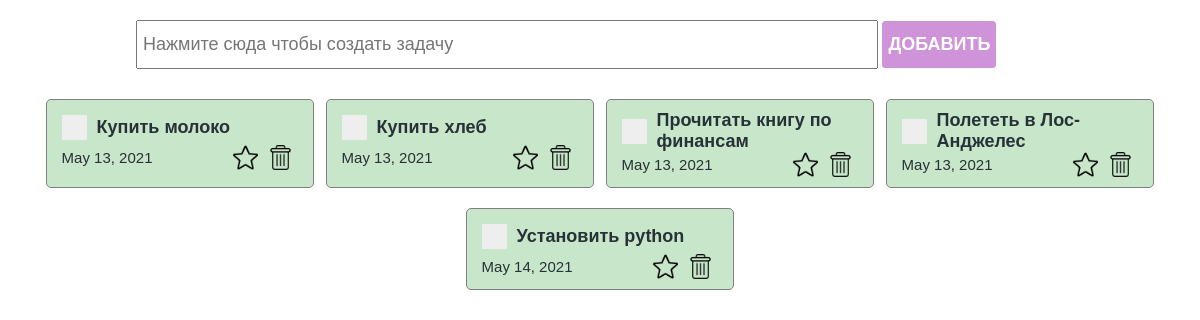
The app's page /test/, older data.
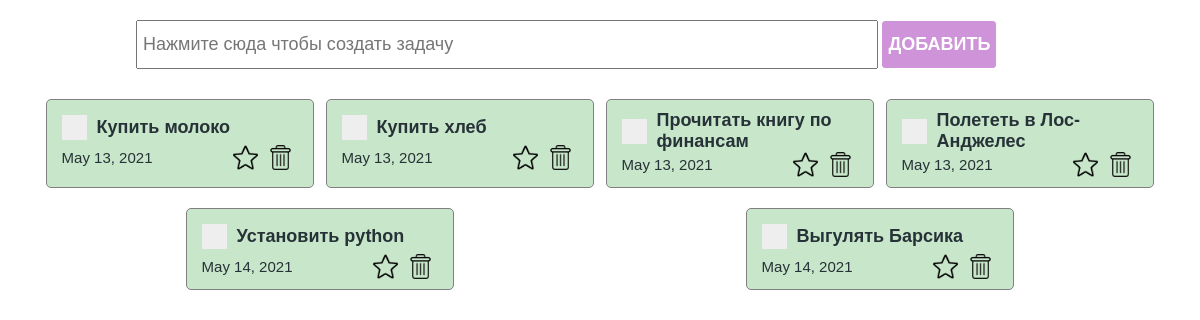
The same page, newer data.
### main/models.py (models this page shows)
class ToDo(models.Model):
    text = models.CharField(max_length=100) # Поле для хранения текста
    created_at  = models.DateField(auto_now_add = True) # Для хранения даты будет добавлятся автоматически
    is_done_task = models.BooleanField(default = False)
    is_favorite = models.BooleanField(default = False)

### main/views.py (the view)
# urls.py: path("test/", test, name="test"),
def test(request):
    todo_list = ToDo.objects.all() # Записываем все это в todo_list
    return render(request, "test.html",{"todo_list":todo_list})

### main/templates/test.html (shortened to what this page needs)
{% load static %}
<!DOCTYPE html>
<html lang="en">
<head>
    <link href="{% static 'styles/index.css' %}" rel="stylesheet">
    <link href="{% static 'styles/checkbox.css' %}" rel="stylesheet">
</head>
<body>
     <section>
            <div class="create_container">
                <input class="create_input" type="text" placeholder="Нажмите сюда чтобы создать задачу"/>
                <button class="create_button">Добавить</button>
            </div>
            <div class="todo_container">
                {% for i in todo_list  %}
                <div class="todo_item">
                    <div class="todo_item_header">
                        <label class="checkbox_container">
                            <span class="checkmark"></span>
                        </label>
                        <h4>{{ i.text }}</h4>
                    </div>
                    <div class="todo_item_footer">
                       <p>{{ i.created_at }} </p>
                       <div class="action_buttons">
                            <img src="./icons/inactive_star.png" />
                            <img src="./icons/delete.png" />
                       </div>
                    </div>
                </div>
                {% endfor %}
            </div>
        </section>
</body>
</html>

### main/static/styles/index.css (style rules this page uses)
* { box-sizing: border-box; margin: 0; padding: 0; color: #263238; }
section { width: 100%; padding:20px; display: flex; flex-direction: column; align-items: center; }
.create_container { width: 80%; }
.create_input { padding:12px 5px; font-size: 18px; width: 80%; }
.create_button { padding:12px 5px; background-color: #CE93D8; border: 1px solid #CE93D8 ; color:white; font-size: 18px; text-transform: uppercase; font-weight: bold; border-radius: 3px; cursor:pointer; }
.todo_container { padding:30px 20px ; display: flex; justify-content: space-around; flex-wrap: wrap; width: 100%; }
.todo_item { border:1px solid gray; border-radius: 5px; width:24%; padding:10px 15px; background-color:#C8E6C9; margin-bottom: 20px; }
.todo_item_header { display: flex; align-items: center; min-height: 35px; }
.todo_item_header h4 { font-size: 18px; font-family: sans-serif; }
.todo_item_footer { display: flex; justify-content: space-between; align-items: center; }
.todo_item_footer p { font-size:15px; font-family: sans-serif; }
.todo_item_footer .action_buttons { display: flex; }
.todo_item_footer img { width:25px; height: 25px; margin: 0 5px; cursor: pointer; }

### main/static/styles/checkbox.css (style rules this page uses)
.checkbox_container { display: block; position: relative; padding-left: 35px; margin-bottom: 25px; cursor: pointer; font-size: 22px; -webkit-user-select: none; -moz-user-select: none; -ms-user-select: none; user-select: none; }
.checkmark { position: absolute; top: 0; left: 0; height: 25px; width: 25px; background-color: #eee; }
.checkmark:after { content: ""; position: absolute; display: none; }
.checkbox_container .checkmark:after { left: 9px; top: 5px; width: 5px; height: 10px; border: solid white; border-width: 0 3px 3px 0; -webkit-transform: rotate(45deg); -ms-transform: rotate(45deg); transform: rotate(45deg); }

Row changes from the older to the newer data that the page shows:
added ToDo: text "Выгулять Барсика", created_at "May 14, 2021"
